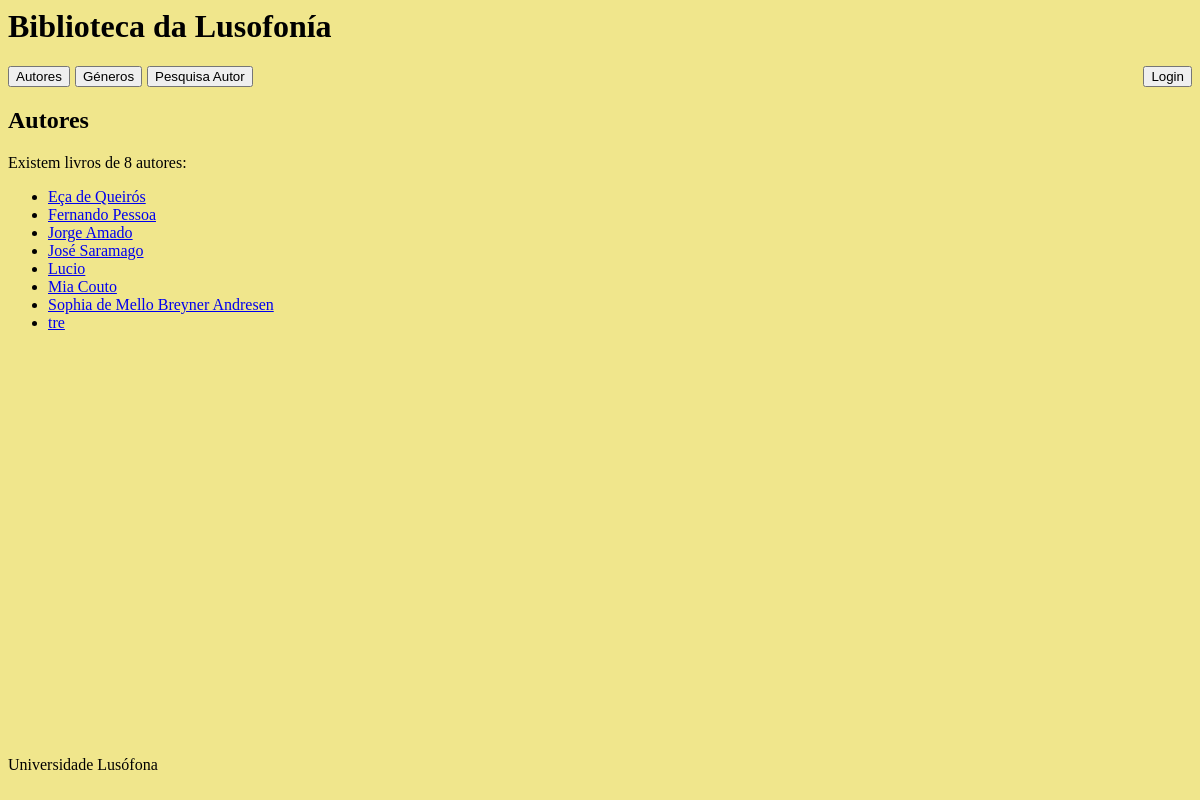
The app's page /, older data.
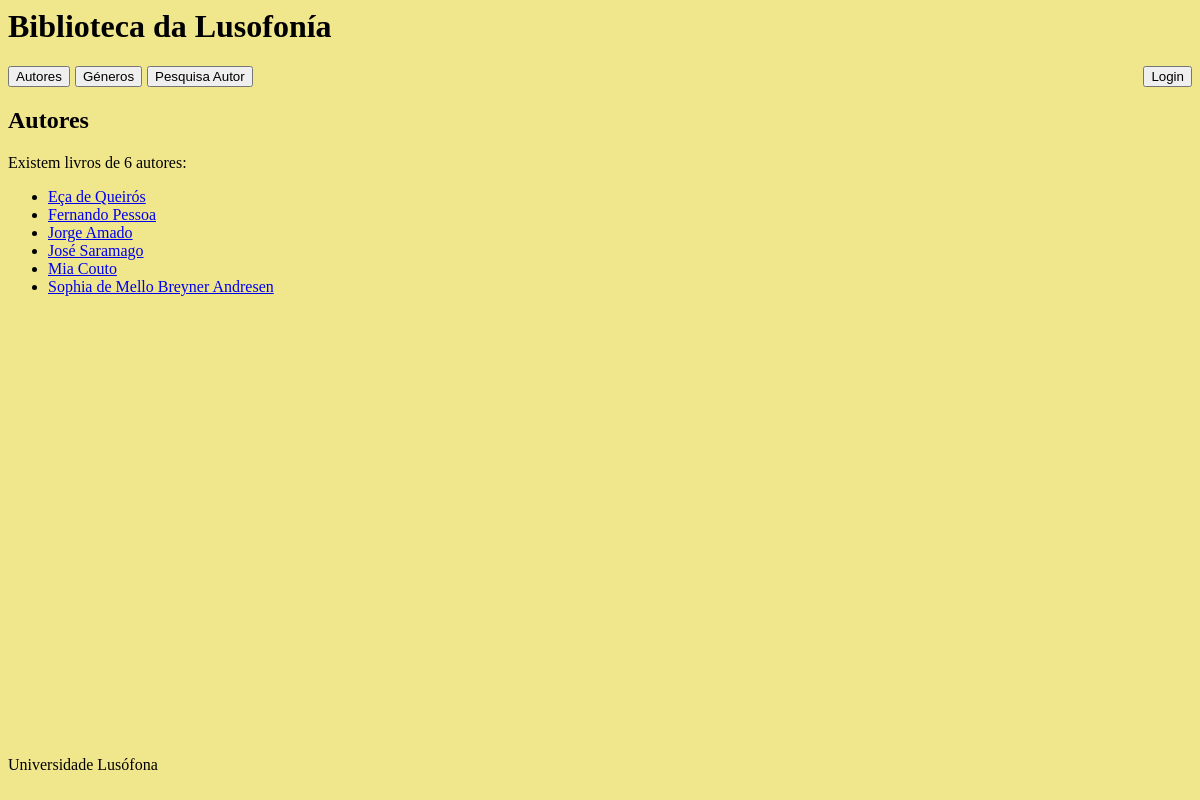
The same page, newer data.
### biblioteca/models.py (models this page shows)
class Autor(models.Model):
    nome = models.CharField(max_length=50)
    ano_nascimento = models.IntegerField()
    nacionalidade = models.CharField(max_length=50)
    retrato = models.ImageField(upload_to="retratos", null=True, blank=True)
    def __str__(self):
        return self.nome

### biblioteca/views.py (the view)
# urls.py: path('', views.index_view, name="autores"),
def index_view(request):
    context = {
        'autores': Autor.objects.all().order_by('nome'),
    }
    return render(request, "biblioteca/index.html", context)

### biblioteca/templates/biblioteca/index.html (shortened to what this page needs)
{% extends 'biblioteca/layout.html' %}
{% block content %}
<h2>Autores</h2>
    <p>Existem livros de {{ autores|length }} autores:</p>
    <ul>
    {% for autor in autores %}
        <li>
            <a href="{% url 'autor' autor.id %}">{{ autor }}</a>
        </li>
    {% endfor %}
    </ul>
{% endblock %}

Row changes from the older to the newer data that the page shows:
removed Autor: nome "Lucio"
removed Autor: nome "tre"
Text that changed along with them:
{{ autores|length }}: "8" → "6"
